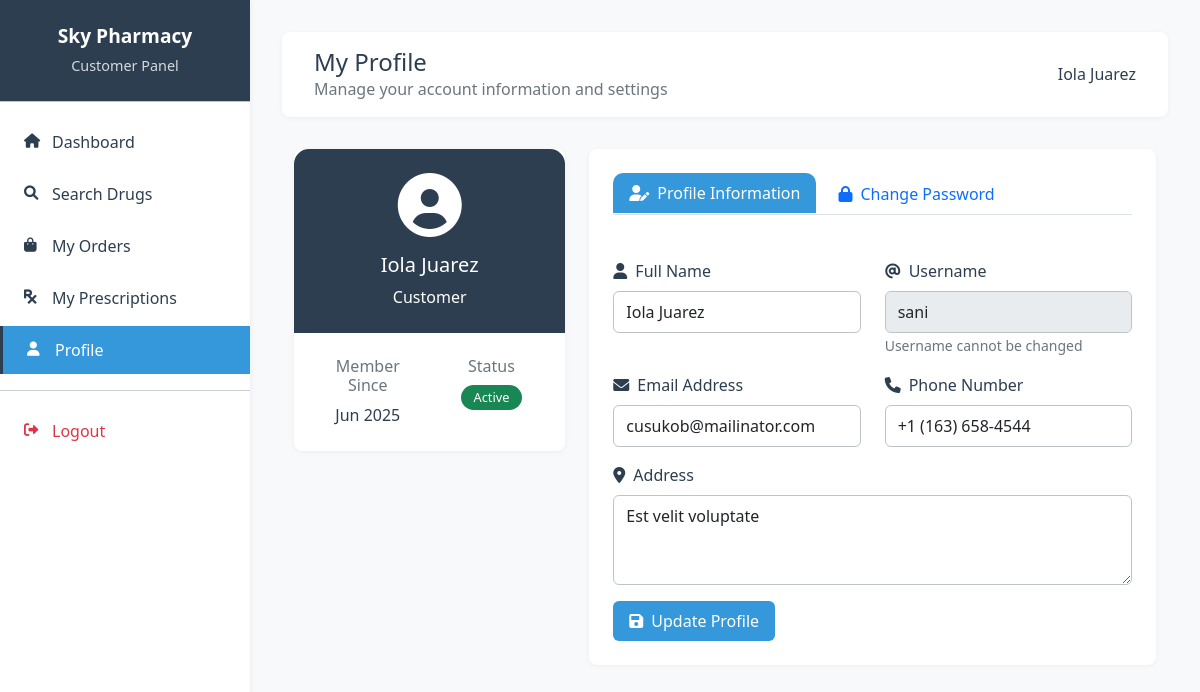
Page /customer/profile.php (signed in) on the committed database.
### tables this page shows
CREATE TABLE `users` (
  `id` int(11) NOT NULL,
  `username` varchar(50) NOT NULL,
  `email` varchar(100) NOT NULL,
  `password_hash` varchar(255) NOT NULL,
  `full_name` varchar(100) NOT NULL,
  `role` enum('admin','pharmacist','cashier','customer') NOT NULL DEFAULT 'customer',
  `phone` varchar(20) DEFAULT NULL,
  `address` text DEFAULT NULL,
  `created_at` timestamp NOT NULL DEFAULT current_timestamp(),
  `updated_at` timestamp NOT NULL DEFAULT current_timestamp() ON UPDATE current_timestamp(),
  `is_active` tinyint(1) DEFAULT 1
);

### classes/Auth.php (called while the page is built, shortened)
<?php
require_once __DIR__ . '/../config/database.php';
class Auth {
    private $conn;
    public function __construct() {
        $database = new Database();
        $this->conn = $database->getConnection();
    }
    public function isLoggedIn() {
        return isset($_SESSION['logged_in']) && $_SESSION['logged_in'] === true;
    }
    public function getCurrentUser() {
        try {
            $query = "SELECT id, username, email, full_name, role, phone, address, is_active, created_at
                      FROM users WHERE id = :user_id";
            $stmt = $this->conn->prepare($query);
            $stmt->bindParam(':user_id', $_SESSION['user_id']);
            $stmt->execute();
            return $stmt->fetch(PDO::FETCH_ASSOC);
        } catch (PDOException $e) {
            return [
                'id' => $_SESSION['user_id'],
                'username' => $_SESSION['username'],
                'full_name' => $_SESSION['full_name'],
                'role' => $_SESSION['role']
            ];
        }
    }
}
?>

### config/database.php (called while the page is built, shortened)
<?php
class Database {
    private $host = 'localhost';
    private $db_name = 'sky_pharmacy';
    private $username = 'root';
    private $password = '';
    public function getConnection() {
        $this->conn = null;
        try {
            $this->conn = new PDO(
                "mysql:host=" . $this->host . ";dbname=" . $this->db_name,
                $this->username,
                $this->password
            );
            $this->conn->setAttribute(PDO::ATTR_ERRMODE, PDO::ERRMODE_EXCEPTION);
        } catch(PDOException $exception) {
            echo "Connection error: " . $exception->getMessage();
        }
        return $this->conn;
    }
}
?>

### customer/profile.php (the view, shortened to what this page needs)
<?php
require_once '../classes/Auth.php';
$auth = new Auth();
$auth->requireRole('customer');
$user = $auth->getCurrentUser();
?>
<!DOCTYPE html>
<html lang="en">
<head>
    <link href="https://cdn.jsdelivr.net/npm/bootstrap@5.1.3/dist/css/bootstrap.min.css" rel="stylesheet">
    <link href="https://cdnjs.cloudflare.com/ajax/libs/font-awesome/6.0.0/css/all.min.css" rel="stylesheet">
    <link href="../assets/css/style.css" rel="stylesheet">
</head>
<body>
    <div class="sidebar">
        <div class="sidebar-header">
            <h4>Sky Pharmacy</h4>
            <p>Customer Panel</p>
        </div>
        <nav class="sidebar-menu">
            <a href="dashboard.php" class="nav-link">
                <i class="fas fa-home"></i>Dashboard
            </a>
            <a href="search.php" class="nav-link">
                <i class="fas fa-search"></i>Search Drugs
            </a>
            <a href="orders.php" class="nav-link">
                <i class="fas fa-shopping-bag"></i>My Orders
            </a>
            <a href="prescriptions.php" class="nav-link">
                <i class="fas fa-prescription"></i>My Prescriptions
            </a>
            <a href="profile.php" class="nav-link active">
                <i class="fas fa-user"></i>Profile
            </a>
            <hr class="my-3">
            <a href="../logout.php" class="nav-link text-danger">
                <i class="fas fa-sign-out-alt"></i>Logout
            </a>
        </nav>
    </div>
    <div class="main-content">
        <div class="top-nav">
            <div class="d-flex justify-content-between align-items-center">
                <div>
                    <h4 class="mb-0">My Profile</h4>
                    <p class="mb-0 text-muted">Manage your account information and settings</p>
                </div>
                <div class="user-info">
                    <span class="user-name"><?php echo htmlspecialchars($user['full_name']); ?></span>
                </div>
            </div>
        </div>
        <div class="container mt-4">
            <div class="row">
                <div class="col-md-4">
                    <div class="card">
                        <div class="profile-header p-4 text-center">
                            <div class="mb-3">
                                <i class="fas fa-user-circle fa-4x"></i>
                            </div>
                            <h5><?php echo htmlspecialchars($user['full_name']); ?></h5>
                            <p class="mb-0"><?php echo ucfirst($user['role']); ?></p>
                        </div>
                        <div class="card-body">
                            <div class="row text-center">
                                <div class="col-6">
                                    <h6 class="text-muted">Member Since</h6>
                                    <p class="mb-0"><?php echo date('M Y', strtotime($user['created_at'])); ?></p>
                                </div>
                                <div class="col-6">
                                    <h6 class="text-muted">Status</h6>
                                    <span class="badge bg-success">Active</span>
                                </div>
                            </div>
                        </div>
                    </div>
                </div>
                <div class="col-md-8">
                    <div class="card">
                        <div class="card-body">
                            <ul class="nav nav-tabs" id="profileTabs" role="tablist">
                                <li class="nav-item" role="presentation">
                                    <button class="nav-link active" id="profile-tab" data-bs-toggle="tab" data-bs-target="#profile" type="button" role="tab">
                                        <i class="fas fa-user-edit me-2"></i>Profile Information
                                    </button>
                                </li>
                                <li class="nav-item" role="presentation">
                                    <button class="nav-link" id="password-tab" data-bs-toggle="tab" data-bs-target="#password" type="button" role="tab">
                                        <i class="fas fa-lock me-2"></i>Change Password
                                    </button>
                                </li>
                            </ul>
                            <div class="tab-content" id="profileTabsContent">
                                <div class="tab-pane fade show active" id="profile" role="tabpanel">
                                    <form method="POST" class="mt-4">
                                        <div class="row mb-3">
                                            <div class="col-md-6">
                                                <label for="full_name" class="form-label">
                                                    <i class="fas fa-user me-2"></i>Full Name
                                                </label>
                                                <input type="text" class="form-control" id="full_name" name="full_name"
                                                       value="<?php echo htmlspecialchars($user['full_name']); ?>" required>
                                            </div>
                                            <div class="col-md-6">
                                                <label for="username" class="form-label">
                                                    <i class="fas fa-at me-2"></i>Username
                                                </label>
                                                <input type="text" class="form-control" id="username"
                                                       value="<?php echo htmlspecialchars($user['username']); ?>" readonly>
                                                <small class="text-muted">Username cannot be changed</small>
                                            </div>
                                        </div>
                                        <div class="row mb-3">
                                            <div class="col-md-6">
                                                <label for="email" class="form-label">
                                                    <i class="fas fa-envelope me-2"></i>Email Address
                                                </label>
                                                <input type="email" class="form-control" id="email" name="email"
                                                       value="<?php echo htmlspecialchars($user['email']); ?>" required>
                                            </div>
                                            <div class="col-md-6">
                                                <label for="phone" class="form-label">
                                                    <i class="fas fa-phone me-2"></i>Phone Number
                                                </label>
                                                <input type="tel" class="form-control" id="phone" name="phone"
                                                       value="<?php echo htmlspecialchars($user['phone'] ?? ''); ?>">
                                            </div>
                                        </div>
                                        <div class="mb-3">
                                            <label for="address" class="form-label">
                                                <i class="fas fa-map-marker-alt me-2"></i>Address
                                            </label>
                                            <textarea class="form-control" id="address" name="address" rows="3"><?php echo htmlspecialchars($user['address'] ?? ''); ?></textarea>
                                        </div>
                                        <div class="d-flex justify-content-between">
                                            <button type="submit" class="btn btn-primary">
                                                <i class="fas fa-save me-2"></i>Update Profile
                                            </button>
                                        </div>
                                    </form>
                                </div>
                            </div>
                        </div>
                    </div>
                </div>
            </div>
        </div>
    </div>
</body>
</html>

### assets/css/style.css (style rules this page uses)
:root { --primary-color: #2c3e50; --secondary-color: #34495e; --accent-color: #3498db; --success-color: #27ae60; --warning-color: #f39c12; --danger-color: #e74c3c; --light-color: #ecf0f1; --dark-color: #2c3e50; --white-color: #ffffff; --gray-color: #95a5a6; --border-color: #bdc3c7; --shadow-color: rgba(0, 0, 0, 0.05); --text-color: #2c3e50; --text-muted: #7f8c8d; }
body { background-color: #f8f9fa; font-family: 'Segoe UI', Tahoma, Geneva, Verdana, sans-serif; color: var(--text-color); }
.sidebar { background: var(--white-color); min-height: 100vh; box-shadow: 1px 0 5px var(--shadow-color); position: fixed; top: 0; left: 0; width: 250px; z-index: 1000; transition: all 0.3s ease; }
.sidebar-header { background: var(--primary-color); color: var(--white-color); padding: 1.5rem; text-align: center; border-bottom: 1px solid var(--border-color); }
.sidebar-header h4 { margin: 0; font-weight: 600; font-size: 1.2rem; }
.sidebar-header p { margin: 0.5rem 0 0 0; font-size: 0.9rem; opacity: 0.8; }
.sidebar-menu { padding: 1rem 0; }
.sidebar-menu .nav-link { color: var(--text-color); padding: 0.75rem 1.5rem; border: none; border-radius: 0; transition: all 0.3s ease; display: flex; align-items: center; font-weight: 500; text-decoration: none; }
.sidebar-menu .nav-link.active { background: var(--accent-color); color: var(--white-color); border-left: 3px solid var(--primary-color); }
.sidebar-menu .nav-link i { width: 16px; margin-right: 12px; font-size: 0.9rem; }
.main-content { margin-left: 250px; padding: 2rem; min-height: 100vh; background: #f8f9fa; }
.top-nav { background: var(--white-color); padding: 1rem 2rem; box-shadow: 0 1px 5px var(--shadow-color); margin-bottom: 2rem; border-radius: 8px; }
.top-nav .user-info { display: flex; align-items: center; gap: 1rem; }
.top-nav .user-info .user-name { font-weight: 500; color: var(--text-color); }
.card { border: none; border-radius: 8px; box-shadow: 0 1px 5px var(--shadow-color); transition: transform 0.2s ease; background: var(--white-color); }
.btn-primary { background: var(--accent-color) !important; border: none; border-radius: 6px; padding: 0.5rem 1rem; font-weight: 500; transition: all 0.2s ease; }
.form-control { border: 1px solid var(--border-color); border-radius: 6px; padding: 0.5rem 0.75rem; transition: all 0.2s ease; }
.form-label { font-weight: 500; color: var(--text-color); margin-bottom: 0.5rem; }
.badge { padding: 0.4rem 0.8rem; border-radius: 20px; font-size: 0.8rem; font-weight: 500; }
.btn i { margin-right: 0.5rem; }
.sidebar-menu .nav-link i { margin-right: 0.75rem; }
.sidebar-menu .nav-link { margin-bottom: 0.25rem; }
.card-header, .card-body { padding: 1.5rem; }
.card, .modal-content { border-radius: 8px; }

### customer/profile.php (style rules this page uses)
.profile-header { background: #2c3e50; color: white; border-radius: 15px 15px 0 0; }
.nav-tabs .nav-link { border-radius: 10px 10px 0 0; margin-right: 5px; }
.nav-tabs .nav-link.active { background: #3498db; color: white; border: none; }
.tab-content { padding-top: 20px; }

### rows in the picture
users: full_name "Iola Juarez", role "Customer", created_at "Jun 2025", username "sani", email "cusukob@mailinator.com", phone "+1 (163) 658-4544", address "Est velit voluptate"
